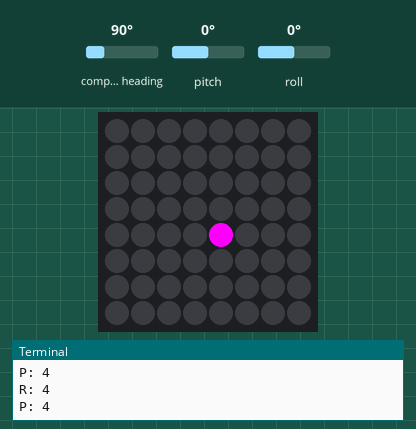
Bench run of a program on a simulated Raspberry Pi (BCM pin numbers) with a Sense HAT. On the bench: the Sense HAT's 8×8 RGB LED matrix, the last lines printed to the terminal. The test bench sets the inputs (shaded band); at power-on: pitch 0°, roll 0°, compass heading 90°. The Sense HAT reports a negative pitch or roll as 360° plus the angle.

Above: at 1.2 s.
1.3 s: pitch set to -86°
At 2.7 s:
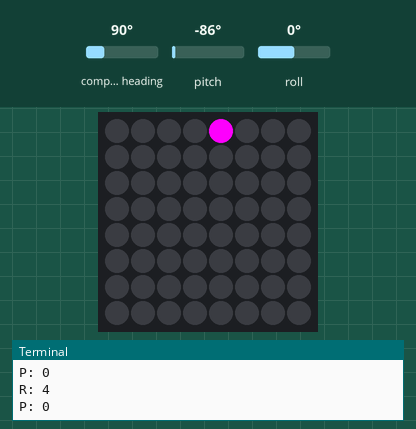
3.0 s: roll set to -86°
At 4.2 s:
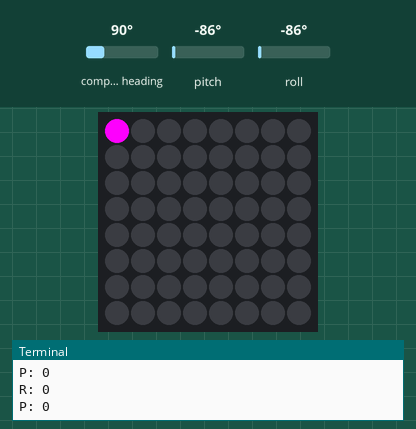
4.5 s: pitch set to -45°
At 5.7 s:
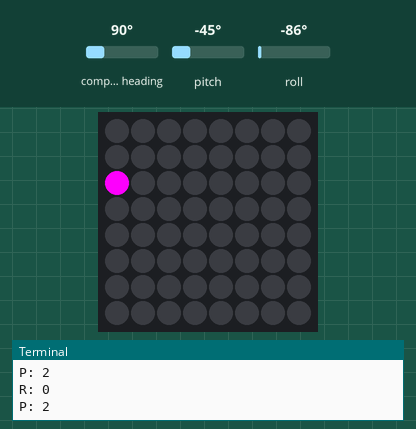
6.0 s: roll set to -45°
At 7.2 s:
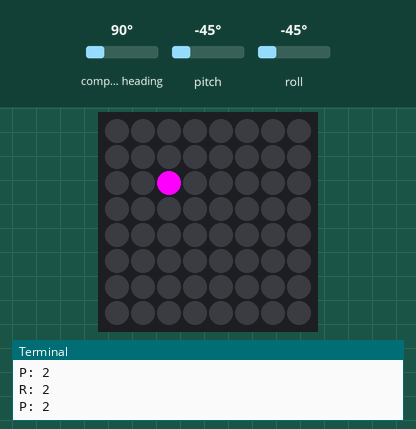
7.5 s: pitch set to 45°
At 8.7 s:
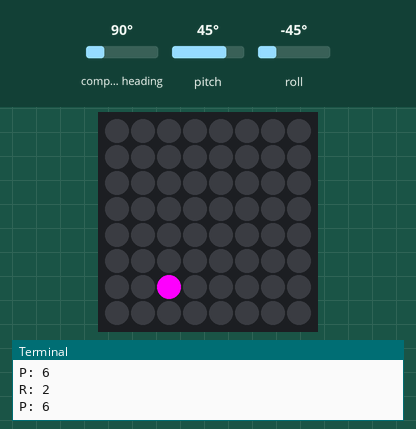
9.0 s: roll set to 45°
At 10.4 s:
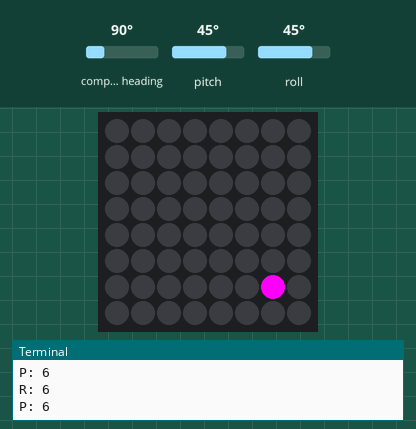
Timing chart, 0 to 11.5 s (numbered marks = the images above; inputs shaded):
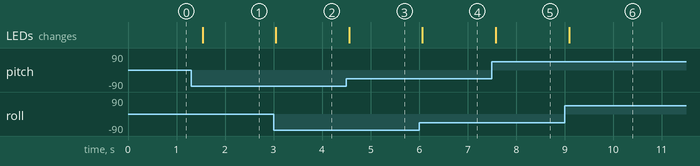

The program:

gravitysense.py
```python
# Import the relevent modules
from sense_hat import SenseHat
import time

# Set up the sense hat
sense = SenseHat()
sense.set_rotation(270)
sense.set_imu_config(False, True, False)  # gyroscope only

# Loop around forever
#while(True):
#  temp = round( sense.get_temperature_from_humidity(), 1 )
#  sense.show_message( str(temp))
#  time.sleep(0.5)

while(True):

  # Read values from Gyro
  gyro_only = sense.get_gyroscope()

  # Roll is left to right (on defalt mission zero emulator). Scale -> 0 - 8
  roll = int(gyro_only['roll'])
  if roll > 180:
    roll = roll - 360

  # Now have -90 - 90
  roll = int((roll + 90) / 22.5)

  print('R:', roll)

  # Roll is left to right (on defalt mission zero emulator). Scale -> 0 - 8
  pitch = int(gyro_only['pitch'])
  if pitch > 180:
    pitch = pitch - 360

  # Now have -90 - 90
  pitch = int((pitch + 90) / 22.5)

  print('P:', pitch)

  sense.set_pixel(roll, pitch, 255, 0, 255)

  #if
  #print("p: {pitch}, r: {roll}, y: {yaw}".format(**gyro_only))

  # alternatives
  #print(sense.gyro)
  #print(sense.gyroscope)

  time.sleep(0.5)
  sense.set_pixel(roll, pitch, 0, 0, 0)
```

Measured:
- after the input at 1.3 s, the LEDs: change after 0.24 s (image 1)
- after the input at 3.0 s, the LEDs: change after 0.05 s (image 2)
- after the input at 4.5 s, the LEDs: change after 0.06 s (image 3)
- after the input at 6.0 s, the LEDs: change after 0.07 s (image 4)
- after the input at 7.5 s, the LEDs: change after 0.08 s (image 5)
- after the input at 9.0 s, the LEDs: change after 0.09 s (image 6)
